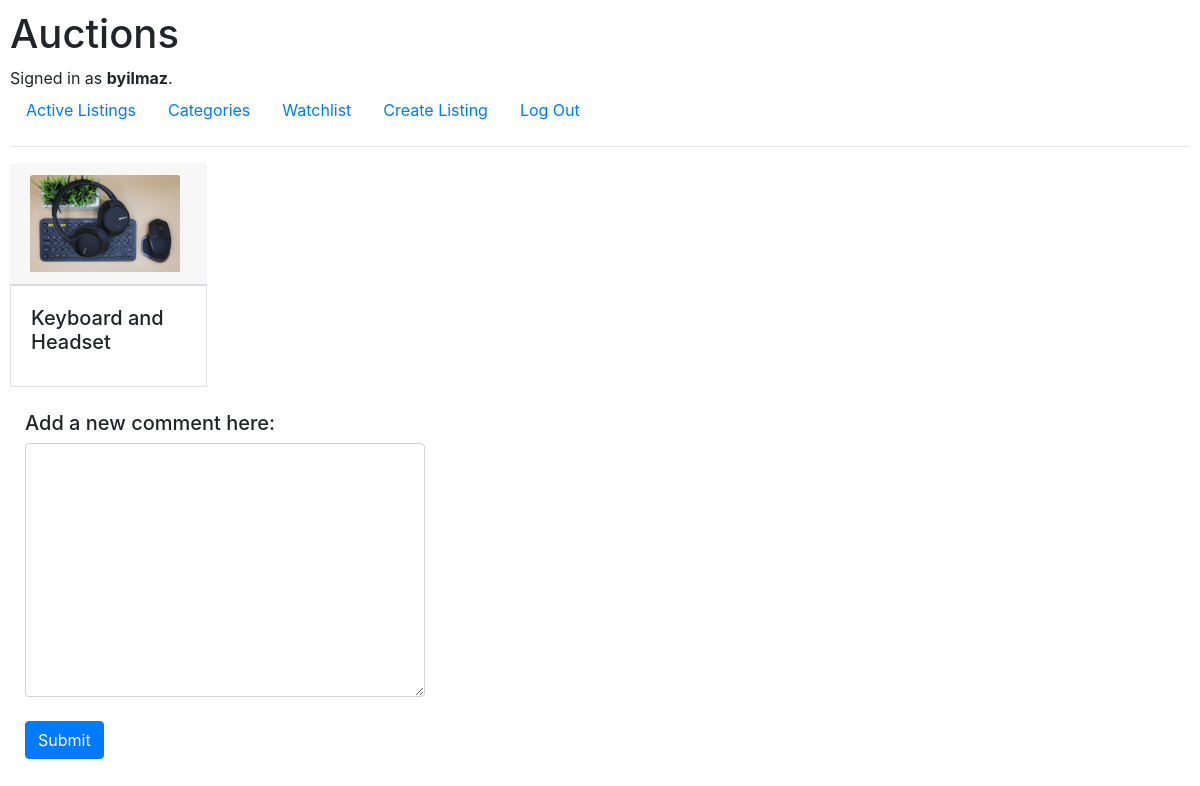
/add_comment/6 (signed in), run on the app's committed database.
### auctions/models.py (models this page shows, shortened)
class User(AbstractUser):
    pass

class Listing(models.Model):
    image = models.ImageField(
        'image', upload_to='auctions/static/auctions/images', default='image')
    status = models.BooleanField(default=True)
    title = models.CharField(max_length=64)
    content = models.TextField()
    starting_price = models.FloatField()
    created_at = models.DateTimeField(auto_now_add=True)
    author = models.ForeignKey(
        User, null=True, blank=True, on_delete=models.DO_NOTHING)
    category = models.ForeignKey(
        Category, null=True, on_delete=models.DO_NOTHING)

### auctions/views.py (the view)
# urls.py: path("add_comment/<int:listing_id>", views.add_comment, name="add_comment"),
@ login_required
def add_comment(request, listing_id):
    listing = get_listing(listing_id)
    if request.method == "POST":
        form = NewCommentForm(request.POST, request.FILES)
        if form.is_valid():
            comment = form.save(commit=False)
            comment.listing = listing
            comment.user = request.user
            comment.save()
        try:
            print("Successfully saved!!")
            return HttpResponseRedirect(reverse("listing", args=(listing_id,)))
        except:
            messages.error(
                request, "This comment was not saved in the system.")
            return render(request, "auctions/add_comment.html", {
                "form": form,
                "listing": listing
            })
    else:
        form = NewCommentForm()
        return render(request, "auctions/add_comment.html", {
            "form": form,
            "listing": listing
        })

### auctions/forms.py
class NewCommentForm(ModelForm):
    body = forms.CharField(label="body", widget=forms.Textarea(
        attrs={'class': 'form-control text-justify', 'style': ' width: 400px; vertical-align: top'}))
    class Meta:
        model = Comment
        exclude = ('listing', 'user')

### auctions/views.py (called while the page is built)
def get_listing(listing_id):
    return Listing.objects.get(id=listing_id)

### auctions/templates/auctions/add_comment.html (shortened to what this page needs)
{% extends "auctions/layout.html" %}
{% block body %}
<div>
    <div class="card-header col-md-2">
        <img  style="max-width:150px;" src={{listing.image.url}}  class="card-img-top" alt="img">
    </div>
    <div class="card-body col-md-2 border">
        <h5 class="card-title">{{listing.title }}</h5>
    </div>
</div><br/>
{% if user.is_authenticated %}
    <form action="{% url 'add_comment' listing.id %}" method="POST">
        <div class="col-auto">
            <h5>Add a new comment here:</h5>
        </div>
        {% for field in form %}
        <div class="col-auto">
            {{ field }}
        </div>
        {% endfor %}
        <br/>
        <div class="col-auto">
            <input type="submit" class="btn btn-primary me-md-2">
        </div>
        <br/>
    </form>
{% endif %}
{% endblock %}

### auctions/templates/auctions/layout.html (shortened to what this page needs)
{% load static %}
<!DOCTYPE html>
<html lang="en">
    <head>
        <link rel="stylesheet" href="https://stackpath.bootstrapcdn.com/bootstrap/4.4.1/css/bootstrap.min.css">
        <link href="{% static 'auctions/styles.css' %}" rel="stylesheet">
    </head>
    <body>
        <h1>Auctions</h1>
        <div>
            {% if user.is_authenticated %}
                Signed in as <strong>{{ user.username }}</strong>.
            {% else %}
                Not signed in.
            {% endif %}
        </div>
        <ul class="nav">
            <li class="nav-item">
                <a class="nav-link" href="{% url 'active_listings' %}">Active Listings</a>
            </li>
            <li class="nav-item">
                <a class="nav-link" href="{% url 'categories' %}">Categories</a>
            </li>
            {% if user.is_authenticated %}
                <li class="nav-item">
                    <a class="nav-link" href="{% url 'watchlist' %}">Watchlist<span class="sr-only">(current)</span></a>
                </li>
                <li class="nav-item">
                    <a class="nav-link" href="{% url 'add' %}">Create Listing</a>
                </li>
                <li class="nav-item">
                    <a class="nav-link" href="{% url 'logout' %}">Log Out</a>
                </li>
            {% endif %}
        </ul>
        <hr>
        {% block body %}
        {% endblock %}
    </body>
</html>

### auctions/static/auctions/styles.css (style rules this page uses)
body { padding: 10px; }

### data on the page
User: username "byilmaz"
Listing: image (picture), title "Keyboard and Headset"
